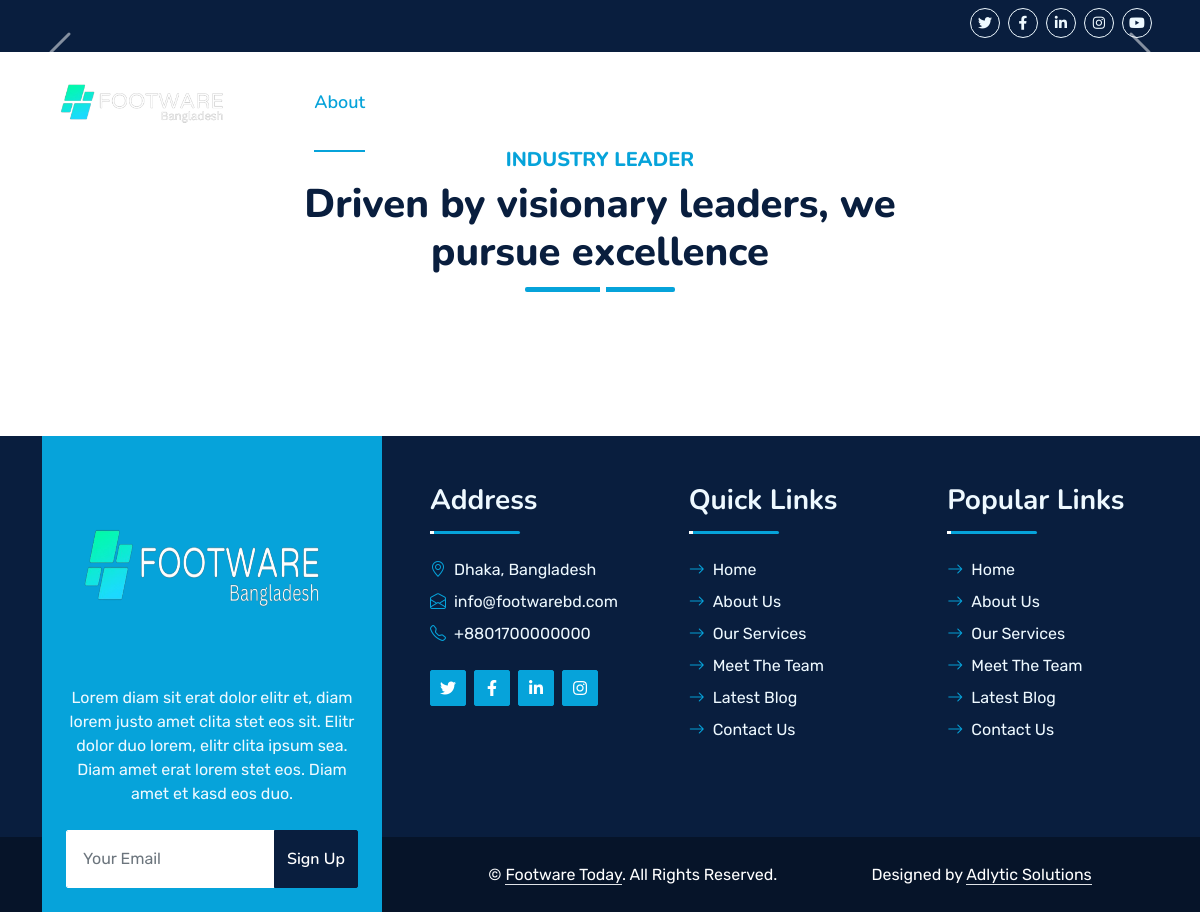
Before: /leaders/ with the older database file.
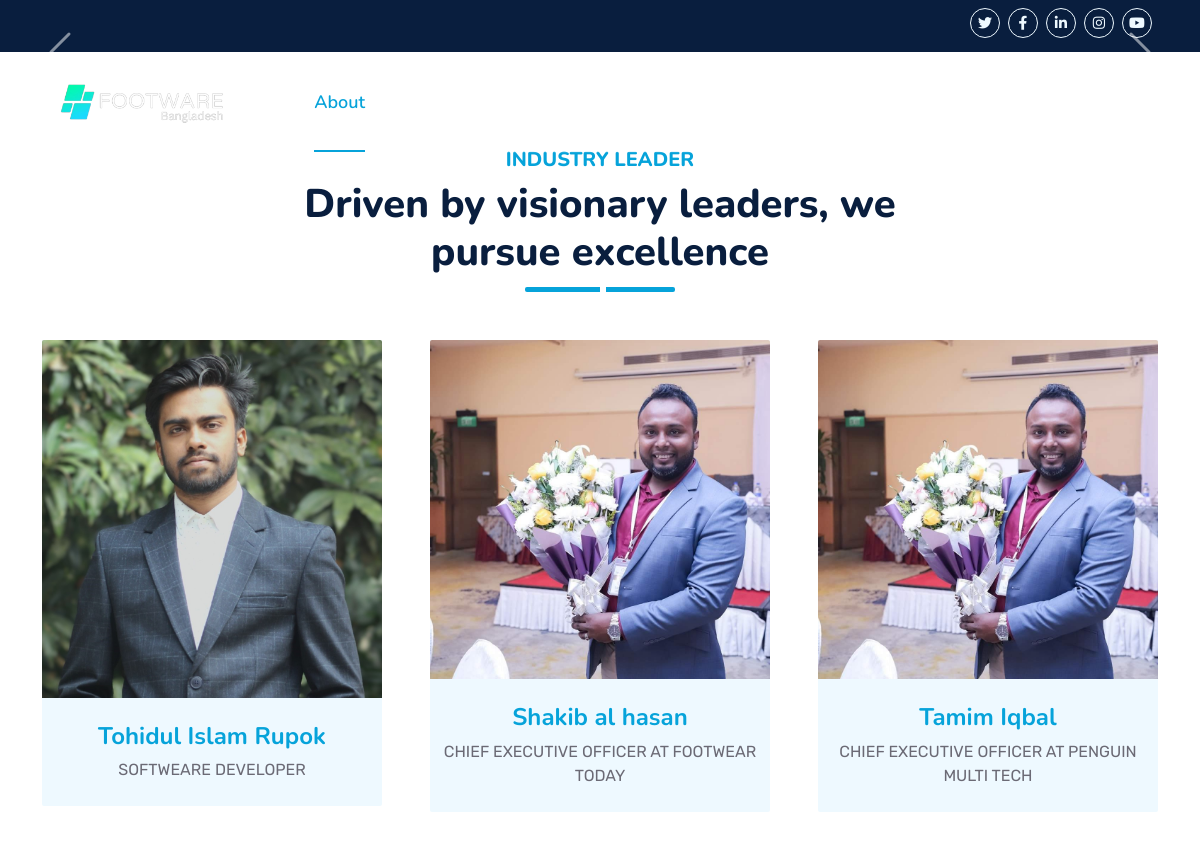
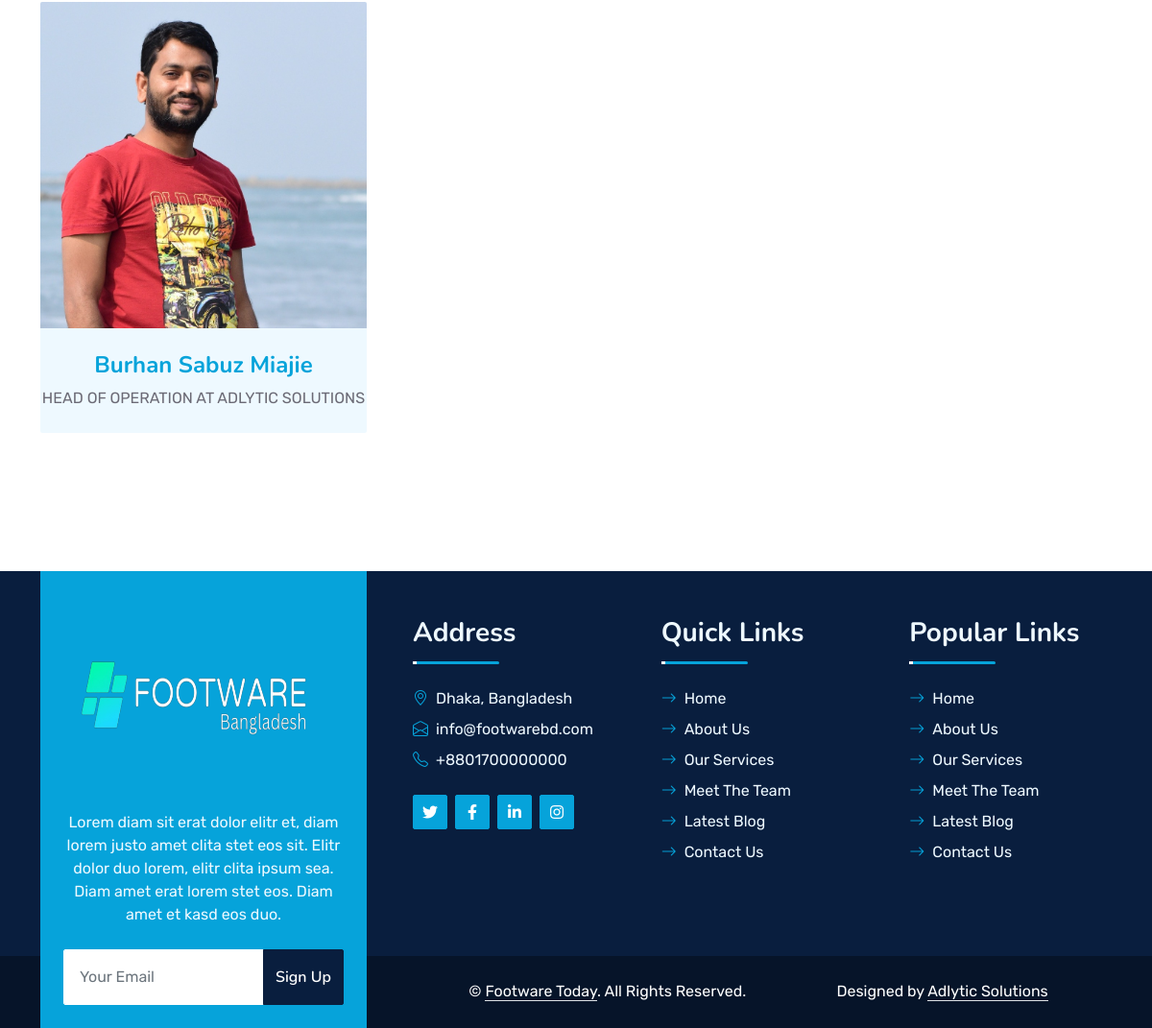
After: the same page with the newer database file (2 pictures, top to bottom).
### store/models.py (models this page shows, shortened)
class Leaders(models.Model):
    name = models.CharField(max_length=100)
    slug = models.SlugField(unique=True, blank=True, null=True)
    title = models.CharField(max_length=100)
    birth_date = models.DateField(blank=True, null=True)
    nationality = models.CharField(max_length=100)
    education = models.TextField()
    description = models.TextField()
    professional_history = models.TextField(blank=True, null=True)
    business_history = models.TextField(blank=True, null=True)
    achievement = models.TextField(blank=True, null=True)
    awards = models.TextField(blank=True, null=True)
    certifications = models.TextField(blank=True, null=True)
    role_in_industries = models.TextField(blank=True, null=True)
    image = models.ImageField(upload_to='leader_images/', blank=True, null=True)
    facebook = models.CharField(max_length=200, blank=True, null=True)
    linkedin = models.CharField(max_length=200, blank=True, null=True)
    website = models.URLField(max_length=200, blank=True, null=True)

### store/views.py (the view)
# urls.py: path('leaders/', views.leaders ,name='leaders'),
def leaders(request):
    leaders = Leaders.objects.all()
    return render(request, 'leader/leader.html', {'leaders': leaders})

### store/templates/leader/leader.html (shortened to what this page needs)
{% extends 'index.html' %}
{% block body%}
{% load static %}
    <div class="container-fluid position-relative p-0">
      <nav class="navbar navbar-expand-lg navbar-dark px-5 py-3 py-lg-0">
        <a href="{% url 'home' %}" class="navbar-brand p-0">
          <h1 class="m-0">
            <img
              class="w-100"
              src="{% static 'img/logo/footware_logo.png' %}"
              height="100px"
              width="200px"
              alt="Image"
            />
          </h1>
        </a>
        <div class="collapse navbar-collapse" id="navbarCollapse">
          <div class="navbar-nav ms-auto py-0">
            <a href="{% url 'about'  %}" class="nav-item nav-link active"
              >About</a
            >
            <a href="{% url 'company_list'  %}" class="nav-item nav-link"
              >Directory of Factories</a
            >
            <div class="nav-item dropdown">
              <a
                href="#"
                class="nav-link dropdown-toggle"
                data-bs-toggle="dropdown"
                >Service</a
              >
            </div>
            <div class="nav-item dropdown">
              <a
                href="#"
                class="nav-link dropdown-toggle"
                data-bs-toggle="dropdown"
                >KCC</a
              >
            </div>
            <a href="" class="nav-item nav-link">Industry Leader</a>
            <a href="" class="nav-item nav-link"> Job Portal</a>
            <a href="" class="nav-item nav-link">Blog</a>
            <a href="{% url 'contact'  %}" class="nav-item nav-link">Contact</a>
          </div>
        </div>
      </nav>
      <div
        id="header-carousel"
        class="carousel slide carousel-fade"
        data-bs-ride="carousel"
      >
        <button
          class="carousel-control-next"
          type="button"
          data-bs-target="#header-carousel"
          data-bs-slide="next"
        >
          <span class="carousel-control-next-icon" aria-hidden="true"></span>
        </button>
      </div>
    </div>
<div class="container-fluid py-5 wow fadeInUp" data-wow-delay="0.1s">
    <div class="container py-5">
        <div class="section-title text-center position-relative pb-3 mb-5 mx-auto" style="max-width: 600px">
            <h5 class="fw-bold text-primary text-uppercase">Industry Leader</h5>
            <h1 class="mb-0">Driven by visionary leaders, we pursue excellence</h1>
        </div>
        <div class="row g-5">
            {% for leader in leaders %}
            <div class="col-lg-4 wow slideInUp" data-wow-delay="{% cycle '0.3s' '0.6s' '0.9s' %}">
                <div class="team-item bg-light rounded overflow-hidden">
                    <div class="team-img position-relative overflow-hidden">
                        <img class="img-fluid w-100" src="{{ leader.image.url }}" alt="{{ leader.name }}">
                        <div class="team-social">
                        </div>
                    </div>
                    <div class="text-center py-4">
                        <h4 class="text-primary">{{ leader.name }}</h4>
                        <p class="text-uppercase m-0">{{ leader.title }}</p>
                    </div>
                </div>
            </div>
            {% endfor %}
        </div>
    </div>
</div>
{% endblock %}

Changed rows visible on the page:
added Leaders: image (picture), name "Tohidul Islam Rupok", title "SOFTWEARE DEVELOPER"
added Leaders: image (picture), name "Shakib al hasan", title "CHIEF EXECUTIVE OFFICER AT FOOTWEAR TODAY"
added Leaders: image (picture), name "Tamim Iqbal", title "CHIEF EXECUTIVE OFFICER AT PENGUIN MULTI TECH"
added Leaders: image (picture), name "Burhan Sabuz Miajie", title "HEAD OF OPERATION AT ADLYTIC SOLUTIONS"
